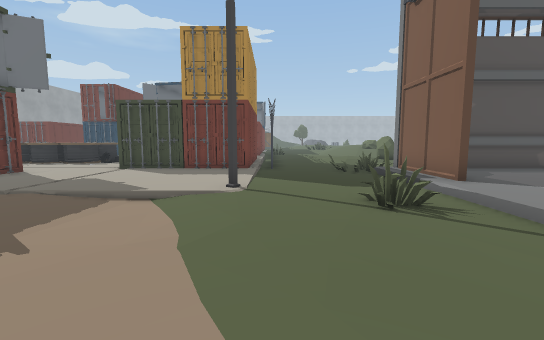
View 1 (above)

24 first-person views from a walk through a scene from a Unity 3-D project. The camera is 1.2 m above the floor, tilts 6° down and sees 90° across. The floor is counted in squares, 1 m on a side. Each view is taken from the middle of a square. On the plan, view 1 faces up. The plan holds only what a view shows up to about 13 squares ahead; the rest is blank. The place goes on beyond the plan. The player is left out. Some animated figures are left out. Some surface patterns are stand-ins.

View 2
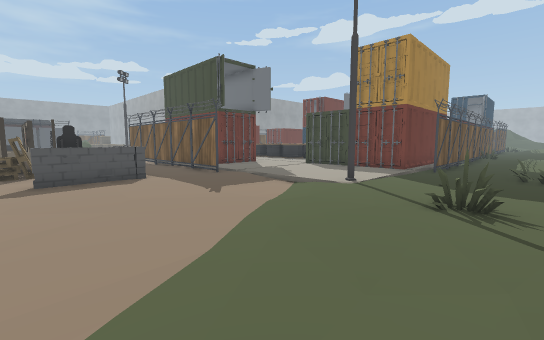

View 3
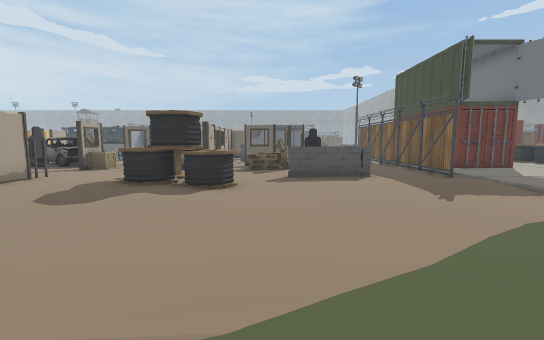

View 4
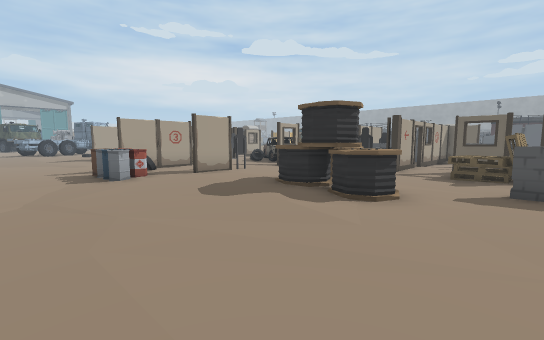

View 5
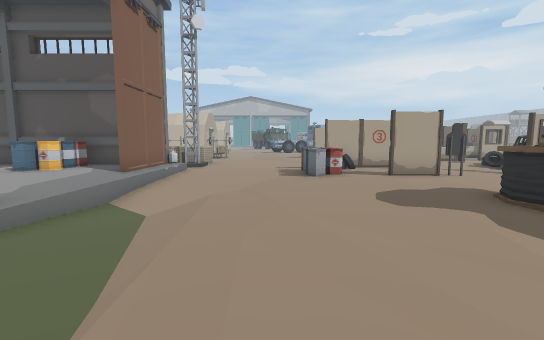

View 6
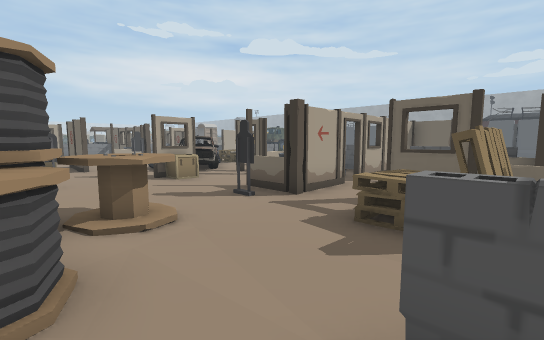

View 7
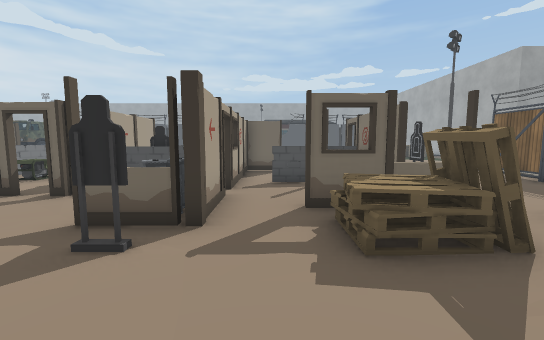

View 8
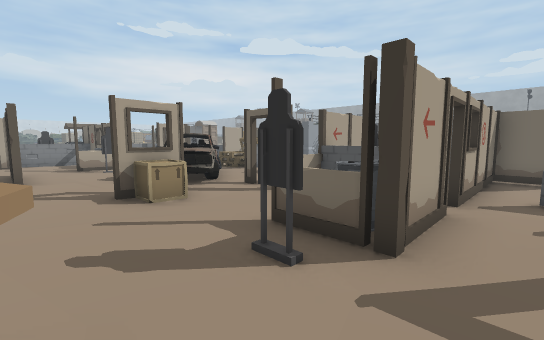

View 9
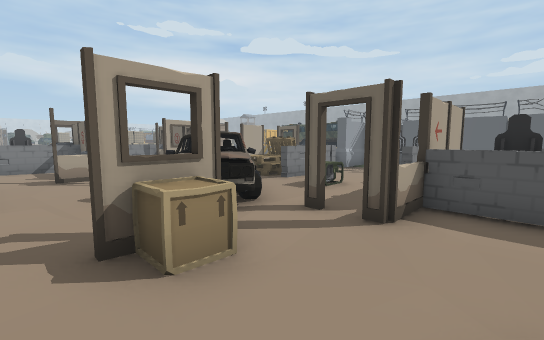

View 10
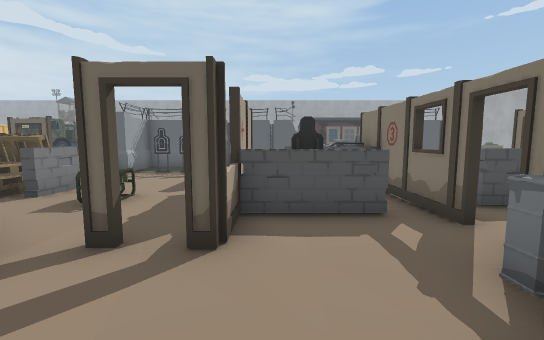

View 11
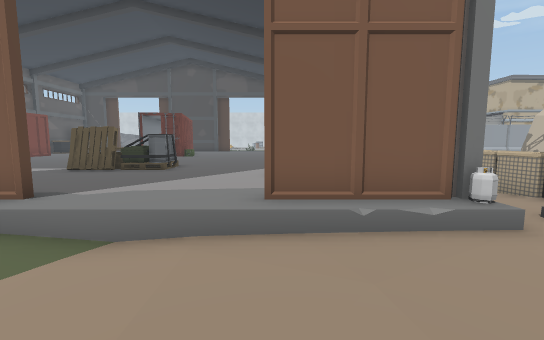

View 12
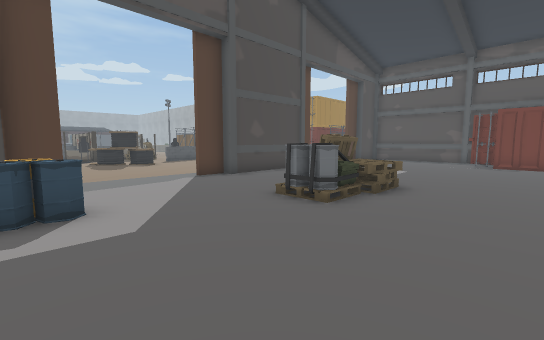

View 13
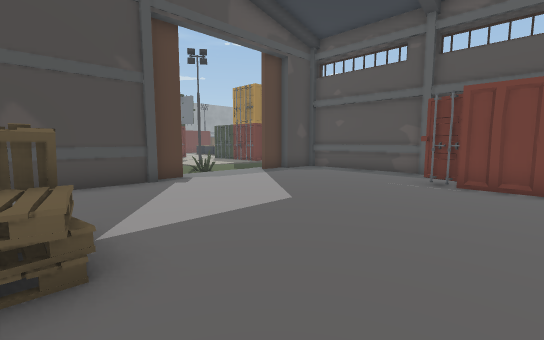

View 14
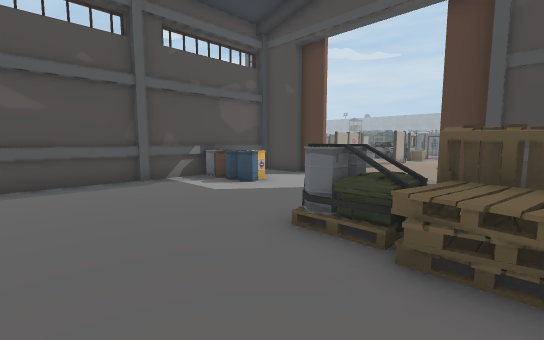

View 15
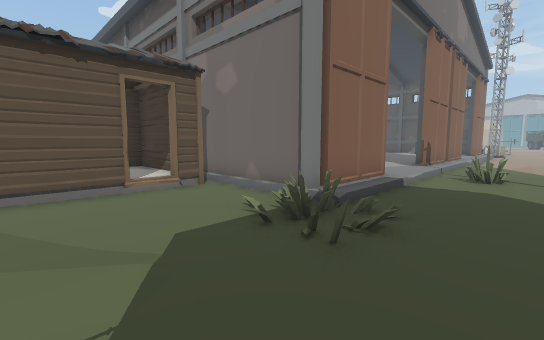

View 16
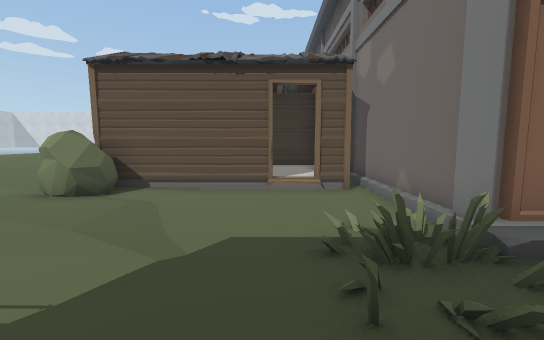

View 17
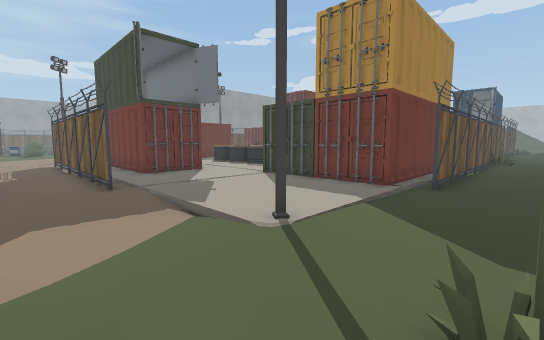

View 18
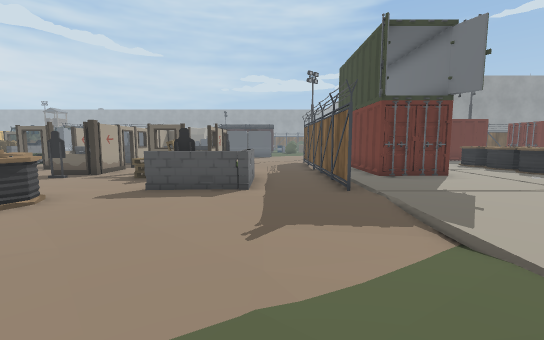

View 19
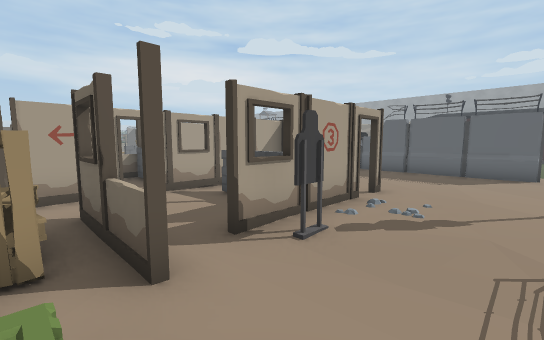

View 20
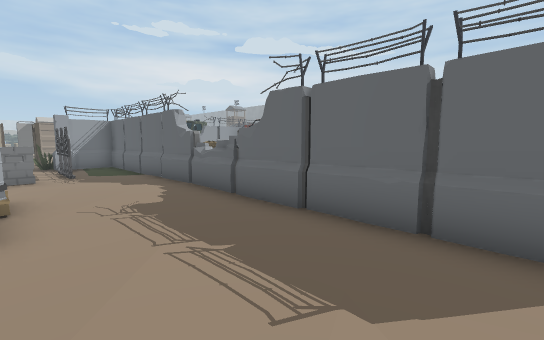

View 21
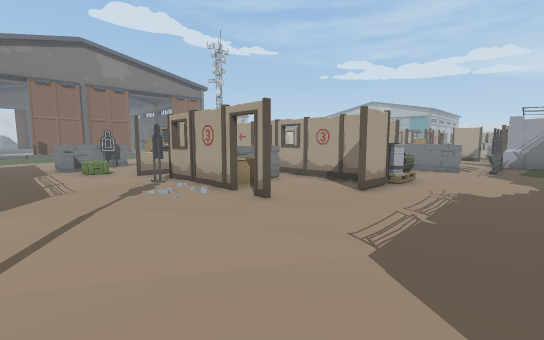

View 22
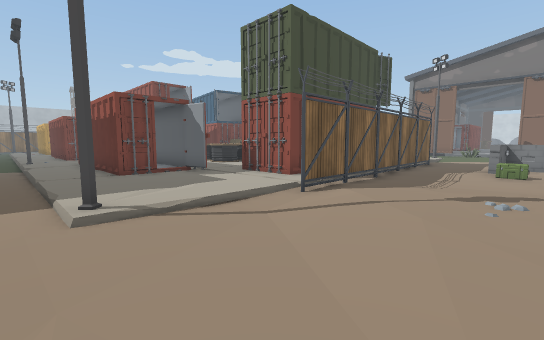

View 23
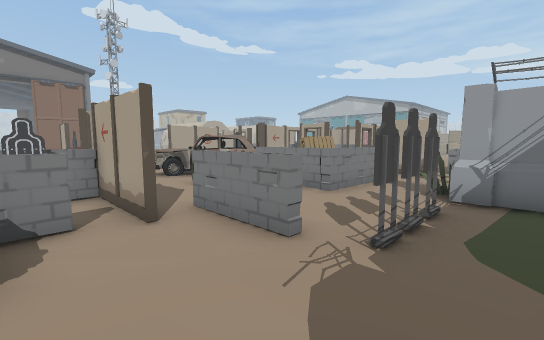

View 24
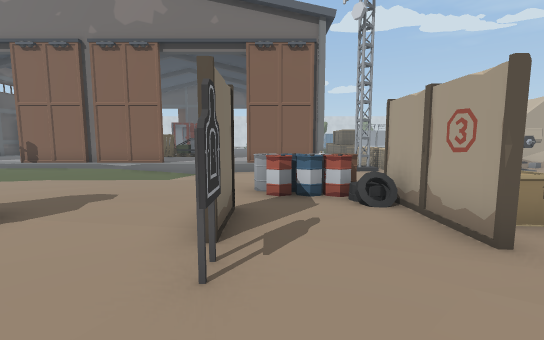

### Floor plan
Key: @ floor where view 1 was taken; # wall or solid block; x gap in a wall; . main floor; : floor 0.25 m higher than the main floor; - floor 0.25 m lower than the main floor; + floor 1 m higher than the main floor; * floor 1.5 m higher than the main floor; / step, stairs or slope; = window, fence, low wall or low ledge; F fence; C container; R crate; B barrel; A car; P pallet; I barrier; O other object.
Columns run from 22 left of view 1 to 13 right of it. Each row starts with its distance up from view 1.
 15  .::       O         CO.:::::OO
 14  .::     OOOOO       CF../:/.:O
 13  .::C C  OOOOO       CF.......O
 12  .::C C ::::::::     CF.......O  O
 11  .::C C::: :::::C    CF..O....O  O
 10  .::CCC::    ::::CCCCC........OOOO
  9  .::::C:C    CC:::::::....#######
  8  .::::::C    CC::::::::...##:::::
  7  .::::::CCCCCC::::::::::..#::::::C
  6  .O:::::    :::::::::O:::.:::::::CCC
  5  .....FFFFFFFFFFF:...:::O:::::::::::
  4  .....................:::.::::::::::
  3 #.....::....:.........::::::::::::::
  2 #...........O.===......::.#:::::::::
  1 #........O.....#=.........##::::::::
  0 #....#.##=x=OO.O=.....@...##::::::::
 -1 #......R#..#OO............##::::::::
 -2 #.......=..#OO...OO.......##:::OO:::
 -3 #...#...x........OO.......##:::O+:::
 -4 #...#####xx##..OOOO:....-.#::::PP:::
 -5 #...PP#.x..B#O.OOOO:....--::::::::::
 -6 #...PP#.O........:::.....-::::::::::
 -7 #.......#........:::......::::::::::
 -8 #....####=#..R..Ox#::.....#:::B:::::
 -9 #.O.==#...x.#R..::::BB....##:BB:::::
-10 #.O....OO.AA ...:::.BB....##:BB:::::
-11 #.O....:..AA ...:##OBB....O#########
-12 #....##=.A*AO...:.R  .......
-13 ###..=OOO AA...#  R  ....##..
-14    O.=OO    O..#O    ... OOIII

Where each view was taken, in squares from view 1:
view 1: 0 up, 0 right, facing up
view 2: 1 down, 3 right, facing up-left
view 3: 1 down, 3 right, facing left
view 4: 0 up, 1 right, facing down-left
view 5: 0 up, 0 right, facing down
view 6: 0 up, 5 left, facing down-left
view 7: 3 down, 6 left, facing left
view 8: 3 down, 7 left, facing down-left
view 9: 6 down, 8 left, facing down-left
view 10: 7 down, 9 left, facing left
view 11: 8 down, 0 right, facing right
view 12: 9 down, 13 right, facing up-left
view 13: 2 down, 13 right, facing up-left
view 14: 2 down, 13 right, facing down-left
view 15: 14 up, 1 right, facing down-right
view 16: 12 up, 1 right, facing right
view 17: 3 up, 2 right, facing up-left
view 18: 3 up, 1 right, facing left
view 19: 3 up, 10 left, facing down-left
view 20: 2 up, 18 left, facing down-left
view 21: 4 up, 21 left, facing down-right
view 22: 1 up, 21 left, facing up-right
view 23: 6 down, 21 left, facing down-right
view 24: 9 down, 8 left, facing right
